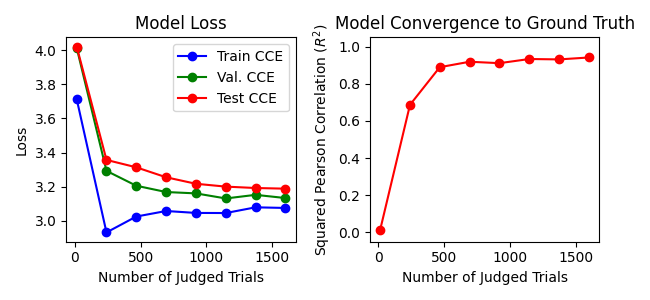

Here is the Python script that generated this plot:
# -*- coding: utf-8 -*-
# Copyright 2020 The PsiZ Authors. All Rights Reserved.
#
# Licensed under the Apache License, Version 2.0 (the "License");
# you may not use this file except in compliance with the License.
# You may obtain a copy of the License at
#
#     http://www.apache.org/licenses/LICENSE-2.0
#
# Unless required by applicable law or agreed to in writing, software
# distributed under the License is distributed on an "AS IS" BASIS,
# WITHOUT WARRANTIES OR CONDITIONS OF ANY KIND, either express or implied.
# See the License for the specific language governing permissions and
# limitations under the License.
# ==============================================================================

"""Example that infers an embedding with an increasing amount of data.

Fake data is generated from a ground truth model assuming one group.
An embedding is inferred with an increasing amount of data,
demonstrating how the inferred model improves and asymptotes as more
data is added.

"""

import numpy as np
import matplotlib.pyplot as plt
from sklearn.model_selection import StratifiedKFold
import tensorflow as tf

import psiz

# Uncomment the following line to force eager execution.
# tf.config.experimental_run_functions_eagerly(True)


def main():
    """Run script."""
    # Settings.
    n_stimuli = 30
    n_dim = 3
    n_restart = 3
    batch_size = 100

    emb_true = ground_truth(n_stimuli, n_dim)

    # Generate a random docket of trials.
    n_trial = 2000
    n_reference = 8
    n_select = 2
    generator = psiz.generator.RandomGenerator(
        n_stimuli, n_reference=n_reference, n_select=n_select
    )
    docket = generator.generate(n_trial)

    # Simulate similarity judgments.
    agent = psiz.simulate.Agent(emb_true)
    obs = agent.simulate(docket)

    simmat_true = psiz.utils.pairwise_matrix(emb_true.similarity, emb_true.z)

    # Partition observations into train, validation and test set.
    skf = StratifiedKFold(n_splits=5)
    (train_idx, holdout_idx) = list(
        skf.split(obs.stimulus_set, obs.config_idx)
    )[0]
    obs_train = obs.subset(train_idx)
    obs_holdout = obs.subset(holdout_idx)
    skf = StratifiedKFold(n_splits=2)
    (val_idx, test_idx) = list(
        skf.split(obs_holdout.stimulus_set, obs_holdout.config_idx)
    )[0]
    obs_val = obs_holdout.subset(val_idx)
    obs_test = obs_holdout.subset(test_idx)

    # Use early stopping.
    early_stop = psiz.keras.callbacks.EarlyStoppingRe(
        'val_cce', patience=10, mode='min', restore_best_weights=True
    )
    callbacks = [early_stop]

    compile_kwargs = {
        'loss': tf.keras.losses.CategoricalCrossentropy(),
        'weighted_metrics': [
            tf.keras.metrics.CategoricalCrossentropy(name='cce')
        ]
    }

    # Infer independent models with increasing amounts of data.
    n_step = 8
    n_obs = np.floor(
        np.linspace(15, obs_train.n_trial, n_step)
    ).astype(np.int64)
    r2 = np.empty((n_step))
    train_cce = np.empty((n_step))
    val_cce = np.empty((n_step))
    test_cce = np.empty((n_step))
    for i_round in range(n_step):
        print('  Round {0}'.format(i_round))
        include_idx = np.arange(0, n_obs[i_round])
        obs_round_train = obs_train.subset(include_idx)

        # Infer embedding.
        embedding = tf.keras.layers.Embedding(
            n_stimuli+1, n_dim, mask_zero=True
        )
        similarity = psiz.keras.layers.ExponentialSimilarity()
        model = psiz.models.Rank(
            embedding=embedding, similarity=similarity
        )
        emb_inferred = psiz.models.Proxy(model=model)
        restart_record = emb_inferred.fit(
            obs_round_train, validation_data=obs_val, epochs=1000,
            batch_size=batch_size, callbacks=callbacks, n_restart=n_restart,
            monitor='val_cce', verbose=1, compile_kwargs=compile_kwargs
        )

        train_cce[i_round] = restart_record.record['cce'][0]
        val_cce[i_round] = restart_record.record['val_cce'][0]
        test_metrics = emb_inferred.evaluate(
            obs_test, verbose=0, return_dict=True
        )
        test_cce[i_round] = test_metrics['cce']

        # Compare the inferred model with ground truth by comparing the
        # similarity matrices implied by each model.
        simmat_infer = psiz.utils.pairwise_matrix(
            emb_inferred.similarity, emb_inferred.z
        )
        r2[i_round] = psiz.utils.matrix_comparison(
            simmat_infer, simmat_true, score='r2'
        )
        print(
            '    n_obs: {0:4d} | train_cce: {1:.2f} | '
            'val_cce: {2:.2f} | test_cce: {3:.2f} | '
            'Correlation (R^2): {4:.2f}'.format(
                n_obs[i_round], train_cce[i_round],
                val_cce[i_round], test_cce[i_round], r2[i_round]
            )
        )

    # Plot comparison results.
    fig, axes = plt.subplots(1, 2, figsize=(6.5, 3))

    axes[0].plot(n_obs, train_cce, 'bo-', label='Train CCE')
    axes[0].plot(n_obs, val_cce, 'go-', label='Val. CCE')
    axes[0].plot(n_obs, test_cce, 'ro-', label='Test CCE')
    axes[0].set_title('Model Loss')
    axes[0].set_xlabel('Number of Judged Trials')
    axes[0].set_ylabel('Loss')
    axes[0].legend()

    axes[1].plot(n_obs, r2, 'ro-')
    axes[1].set_title('Model Convergence to Ground Truth')
    axes[1].set_xlabel('Number of Judged Trials')
    axes[1].set_ylabel(r'Squared Pearson Correlation ($R^2$)')
    axes[1].set_ylim(-0.05, 1.05)

    plt.tight_layout()
    plt.show()


def ground_truth(n_stimuli, n_dim):
    """Return a ground truth embedding."""
    embedding = psiz.keras.layers.tf.keras.layers.Embedding(
        n_stimuli+1, n_dim, mask_zero=True,
        embeddings_initializer=tf.keras.initializers.RandomNormal(stddev=.17)
    )
    similarity = psiz.keras.layers.ExponentialSimilarity()
    rankModel = psiz.models.Rank(embedding=embedding, similarity=similarity)

    emb = psiz.models.Proxy(model=rankModel)
    emb.theta = {
        'rho': 2.,
        'tau': 1.,
        'beta': 10.,
        'gamma': 0.001
    }

    return emb


if __name__ == "__main__":
    main()
